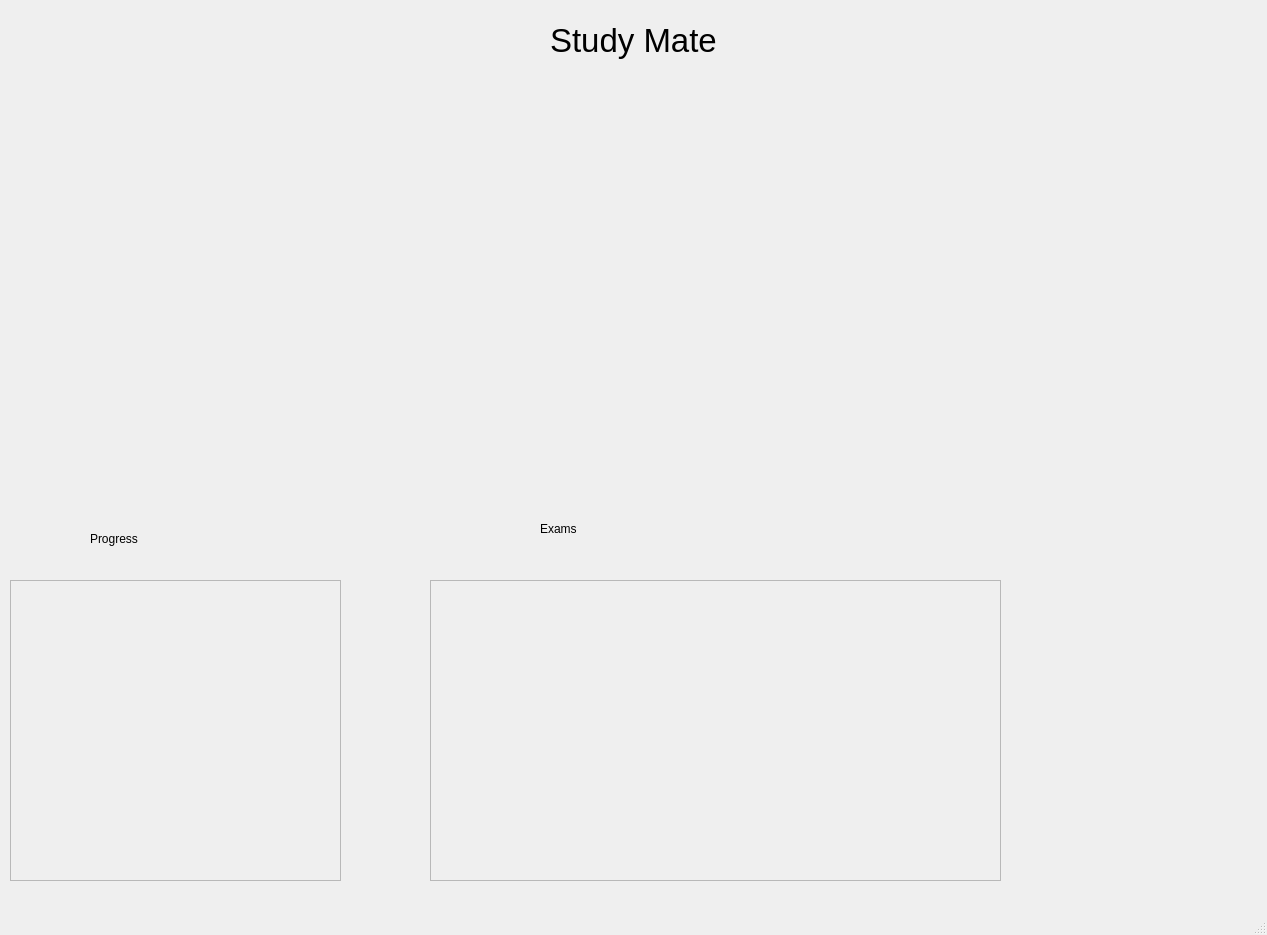
<?xml version="1.0" encoding="UTF-8"?>
<ui version="4.0">
 <class>MainWindow</class>
 <widget class="QMainWindow" name="MainWindow">
  <property name="geometry">
   <rect>
    <x>0</x>
    <y>0</y>
    <width>1267</width>
    <height>935</height>
   </rect>
  </property>
  <property name="windowTitle">
   <string>MainWindow</string>
  </property>
  <widget class="QWidget" name="centralWidget">
   <widget class="QLabel" name="label">
    <property name="geometry">
     <rect>
      <x>550</x>
      <y>10</y>
      <width>291</width>
      <height>61</height>
     </rect>
    </property>
    <property name="font">
     <font>
      <pointsize>25</pointsize>
     </font>
    </property>
    <property name="text">
     <string>Study Mate</string>
    </property>
   </widget>
   <widget class="QLabel" name="label_2">
    <property name="geometry">
     <rect>
      <x>90</x>
      <y>530</y>
      <width>67</width>
      <height>17</height>
     </rect>
    </property>
    <property name="text">
     <string>Progress</string>
    </property>
   </widget>
   <widget class="QFrame" name="progressFrame">
    <property name="geometry">
     <rect>
      <x>10</x>
      <y>580</y>
      <width>331</width>
      <height>301</height>
     </rect>
    </property>
    <property name="frameShape">
     <enum>QFrame::StyledPanel</enum>
    </property>
    <property name="frameShadow">
     <enum>QFrame::Raised</enum>
    </property>
   </widget>
   <widget class="QLabel" name="label_3">
    <property name="geometry">
     <rect>
      <x>540</x>
      <y>520</y>
      <width>67</width>
      <height>17</height>
     </rect>
    </property>
    <property name="text">
     <string>Exams</string>
    </property>
   </widget>
   <widget class="QFrame" name="examFrame">
    <property name="geometry">
     <rect>
      <x>430</x>
      <y>580</y>
      <width>571</width>
      <height>301</height>
     </rect>
    </property>
    <property name="frameShape">
     <enum>QFrame::StyledPanel</enum>
    </property>
    <property name="frameShadow">
     <enum>QFrame::Raised</enum>
    </property>
   </widget>
  </widget>
  <widget class="QStatusBar" name="statusbar"/>
  <action name="actionClose">
   <property name="text">
    <string>Close</string>
   </property>
  </action>
 </widget>
 <resources/>
 <connections/>
</ui>
